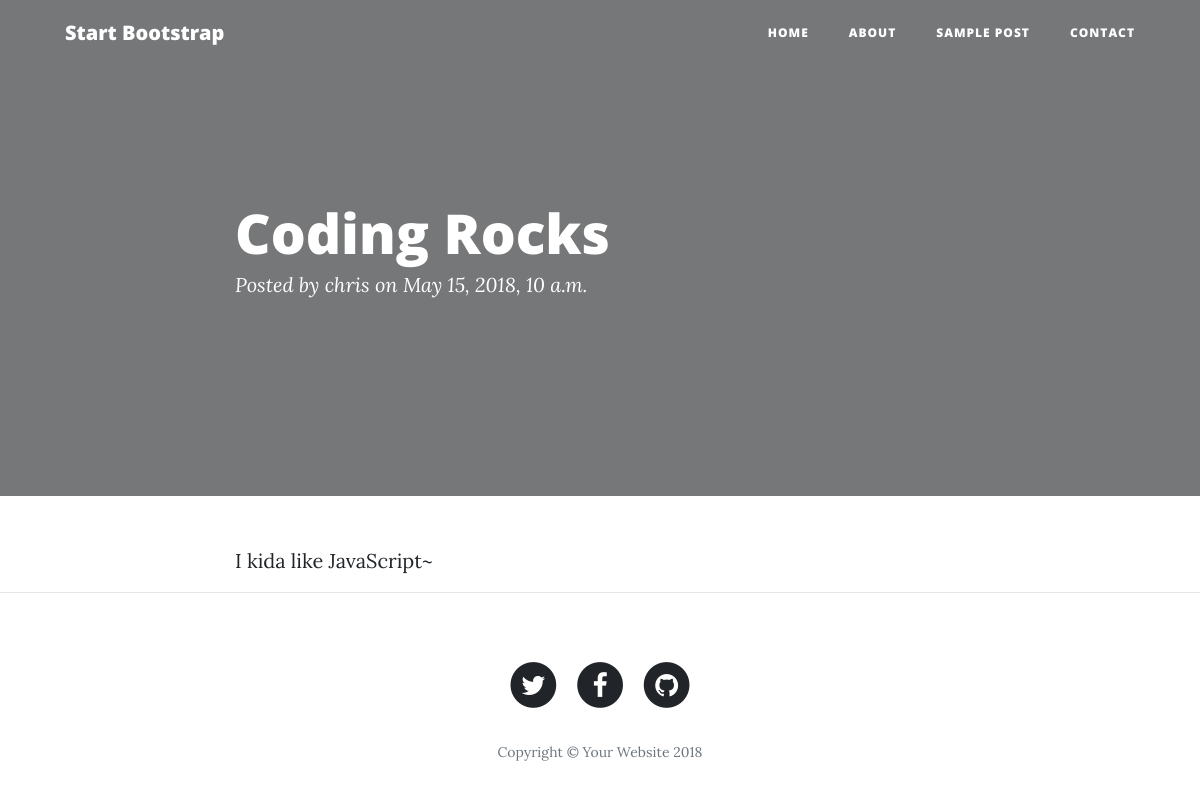
Page /b/coding-rocks_1/ on the committed database.
### blog/models.py (models this page shows, shortened)
class Blog(models.Model):
    author = models.ForeignKey('User', related_name='blogs', on_delete=models.CASCADE)
    title = models.CharField(max_length=255)
    created = models.DateTimeField(auto_now=True)
    slug = models.SlugField(null=True, blank=True)
    body = models.TextField()

class User(AbstractUser):
    bio = models.TextField()
    phone = models.CharField(max_length=30)

### blog/views.py (the view)
# urls.py: path('b/<slug:b_slug>/', b_views.single_blog, name='single_blog'),
def single_blog(request, b_slug):
    blog = get_object_or_404(Blog, slug=b_slug)
    blog_image = blog.images.all()
    if blog_image:
        image = blog_image[0].file.url
    else:
        image = 'http://via.placeholder.com/500x500'
    return render(request, 'blog/single_blog.html', {'b': blog, 'blog_image': image})

### blog/templates/blog/single_blog.html
{% extends 'base.html' %}
{% block content %}
    <header class="masthead" style="background-image: url('{{ blog_image }}')">
        <div class="overlay"></div>
        <div class="container">
            <div class="row">
                <div class="col-lg-8 col-md-10 mx-auto">
                    <div class="post-heading">
                        <h1>{{ b.title }}</h1>
                        <span class="meta">Posted by
                <a href="#">{{ b.author }}</a>
                on {{ b.created }}</span>
                    </div>
                </div>
            </div>
        </div>
    </header>
    <article>
        <div class="container">
            <div class="row">
                <div class="col-lg-8 col-md-10 mx-auto">
                    {{ b.body }}
                </div>
            </div>
        </div>
    </article>
    <hr>
{% endblock %}

### rows in the picture
Blog: title "Coding Rocks", author "chris", created "May 15, 2018, 10 a.m.", body "I kida like JavaScript~"
